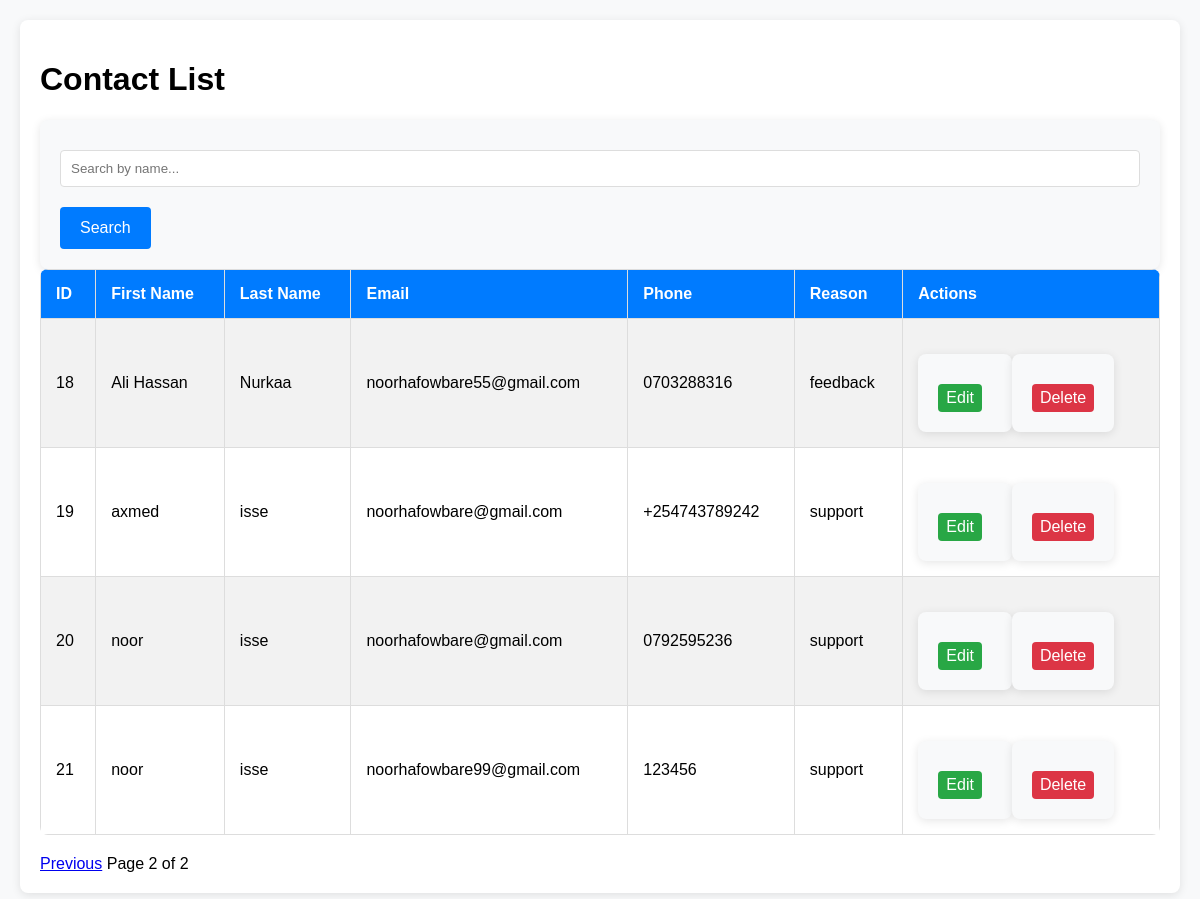
The page /admin/contacts?page=2&search= on the database as committed earlier.
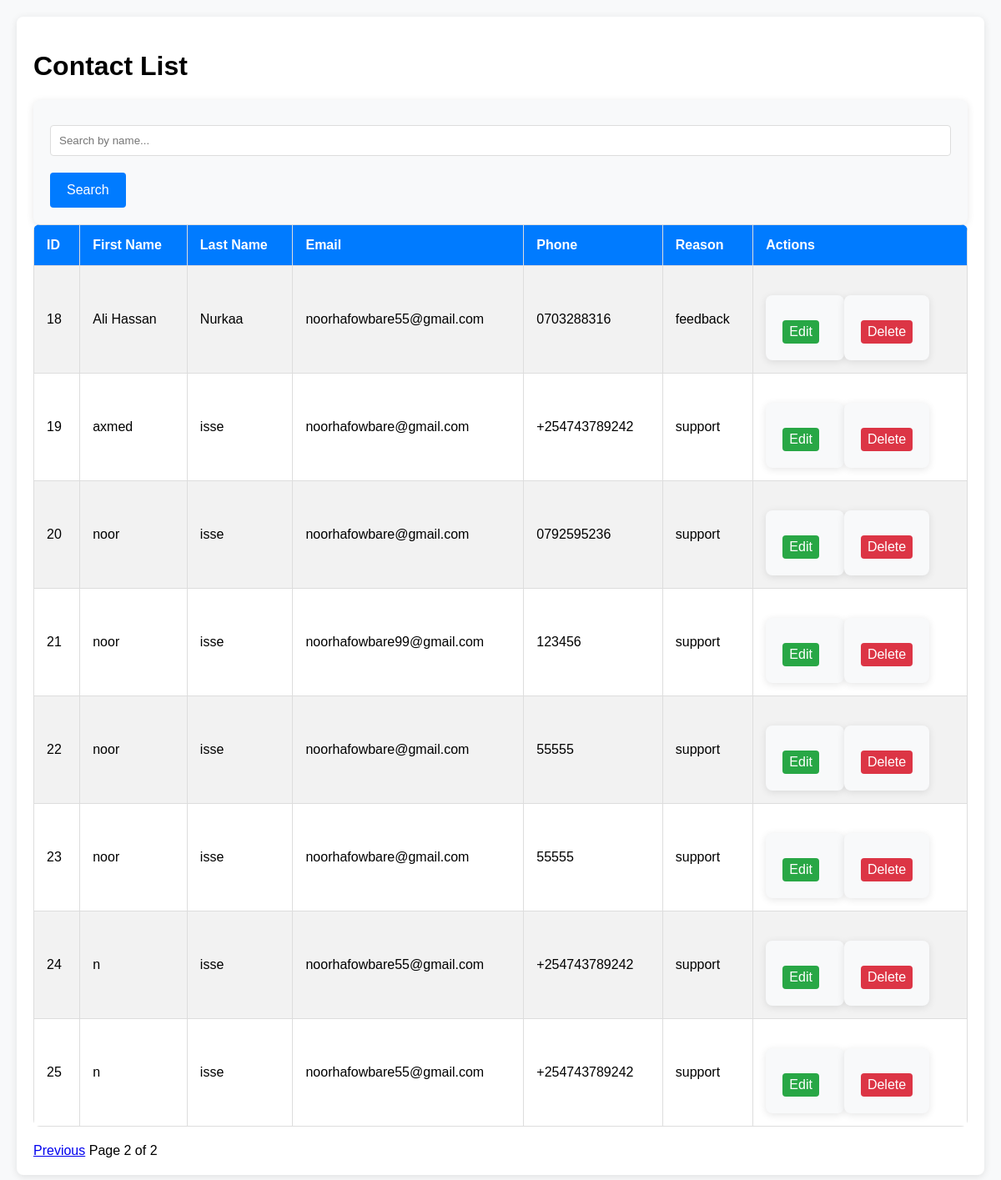
The same page on the database as committed later.
### tables this page shows
CREATE TABLE contacts (
                    id INTEGER PRIMARY KEY AUTOINCREMENT,
                    first_name TEXT NOT NULL,
                    last_name TEXT NOT NULL,
                    email TEXT NOT NULL,
                    phone TEXT NOT NULL,
                    reason TEXT NOT NULL
                );

### app.py (the view)
@app.route('/admin/contacts')
def view_contacts():
    search = request.args.get('search', '')
    page = request.args.get('page', 1, type=int)
    per_page = 10
    offset = (page - 1) * per_page
    conn = get_db_connection()
    query = 'SELECT * FROM contacts WHERE first_name LIKE ? OR last_name LIKE ? LIMIT ? OFFSET ?'
    search_param = f"%{search}%"
    contacts = conn.execute(query, (search_param, search_param, per_page, offset)).fetchall()
    total_query = 'SELECT COUNT(*) FROM contacts WHERE first_name LIKE ? OR last_name LIKE ?'
    total = conn.execute(total_query, (search_param, search_param)).fetchone()[0]
    conn.close()
    return render_template('contacts.html', contacts=contacts, page=page, per_page=per_page, total=total)

### app.py (called while the page is built)
def get_db_connection():
    conn = sqlite3.connect('database.db')
    conn.row_factory = sqlite3.Row
    return conn

### templates/contacts.html (shortened to what this page needs)
<!DOCTYPE html>
<html lang="en">
  <head>
    <link
      rel="stylesheet"
      href="{{ url_for('static', filename='css/admin.css') }}"
    />
  </head>
  <body>
    <div class="container">
      <h1>Contact List</h1>
      <div class="search-container">
        <form action="{{ url_for('view_contacts') }}" method="GET">
          <input
            type="text"
            name="search"
            placeholder="Search by name..."
            value="{{ request.args.get('search', '') }}"
          />
          <button type="submit">Search</button>
        </form>
      </div>
      <table>
        <tr>
          <th>ID</th>
          <th>First Name</th>
          <th>Last Name</th>
          <th>Email</th>
          <th>Phone</th>
          <th>Reason</th>
          <th>Actions</th>
        </tr>
        {% for contact in contacts %}
        <tr>
          <td>{{ contact.id }}</td>
          <td>{{ contact.first_name }}</td>
          <td>{{ contact.last_name }}</td>
          <td>{{ contact.email }}</td>
          <td>{{ contact.phone }}</td>
          <td>{{ contact.reason }}</td>
          <td>
            <div class="actions">
              <form
                action="{{ url_for('edit_contact', id=contact.id) }}"
                method="GET"
                style="display: inline"
              >
                <button class="edit" type="submit">Edit</button>
              </form>
              <form
                action="{{ url_for('delete_contact', id=contact.id) }}"
                method="POST"
                style="display: inline"
                onsubmit="return confirm('Are you sure you want to delete this contact?');"
              >
                <button class="delete" type="submit">Delete</button>
              </form>
            </div>
          </td>
        </tr>
        {% endfor %}
      </table>
      <div class="pagination">
        {% if page > 1 %}
        <a
          href="{{ url_for('view_contacts', page=page-1, search=request.args.get('search', '')) }}"
          >Previous</a
        >
        {% endif %}
        <span
          >Page {{ page }} of {{ (total // per_page) + (1 if total % per_page >
          0 else 0) }}</span
        >
      </div>
    </div>
  </body>
</html>

### static/css/admin.css (style rules this page uses)
body { font-family: Arial, sans-serif; background-color: #f8f9fa; margin: 0; padding: 20px; }
.container { max-width: 1200px; margin: 0 auto; padding: 20px; background-color: white; border-radius: 8px; box-shadow: 0 2px 10px rgba(0, 0, 0, 0.1); }
table { width: 100%; border-collapse: collapse; margin-bottom: 20px; background-color: white; border-radius: 8px; overflow: hidden; }
table th, table td { padding: 15px; border: 1px solid #ddd; text-align: left; }
table th { background-color: #007bff; color: white; font-size: 16px; }
table tr:nth-child(even) { background-color: #f2f2f2; }
button.edit { background-color: #28a745; color: white; border: none; padding: 5px 8px; border-radius: 4px; cursor: pointer; margin-right: 10px; }
button.delete { background-color: #dc3545; color: white; border: none; padding: 5px 8px; border-radius: 4px; cursor: pointer; }
.actions { display: flex; justify-content: flex-start; align-items: center; }
form { margin-top: 20px; background-color: #f8f9fa; padding: 20px; border-radius: 8px; box-shadow: 0 2px 10px rgba(0, 0, 0, 0.1); }
form input, form select, form textarea { width: 100%; padding: 10px; margin: 10px 0; border: 1px solid #ddd; border-radius: 4px; box-sizing: border-box; }
form button { background-color: #007bff; color: white; padding: 12px 20px; border: none; border-radius: 4px; cursor: pointer; font-size: 16px; margin-top: 10px; }

Rows that differ between the two databases and show on the page:
added contacts: id "22", first_name "noor", last_name "isse", email "noorhafowbare@gmail.com", phone "55555", reason "support"
added contacts: id "23", first_name "noor", last_name "isse", email "noorhafowbare@gmail.com", phone "55555", reason "support"
added contacts: id "24", first_name "n", last_name "isse", email "noorhafowbare55@gmail.com", phone "+254743789242", reason "support"
added contacts: id "25", first_name "n", last_name "isse", email "noorhafowbare55@gmail.com", phone "+254743789242", reason "support"
